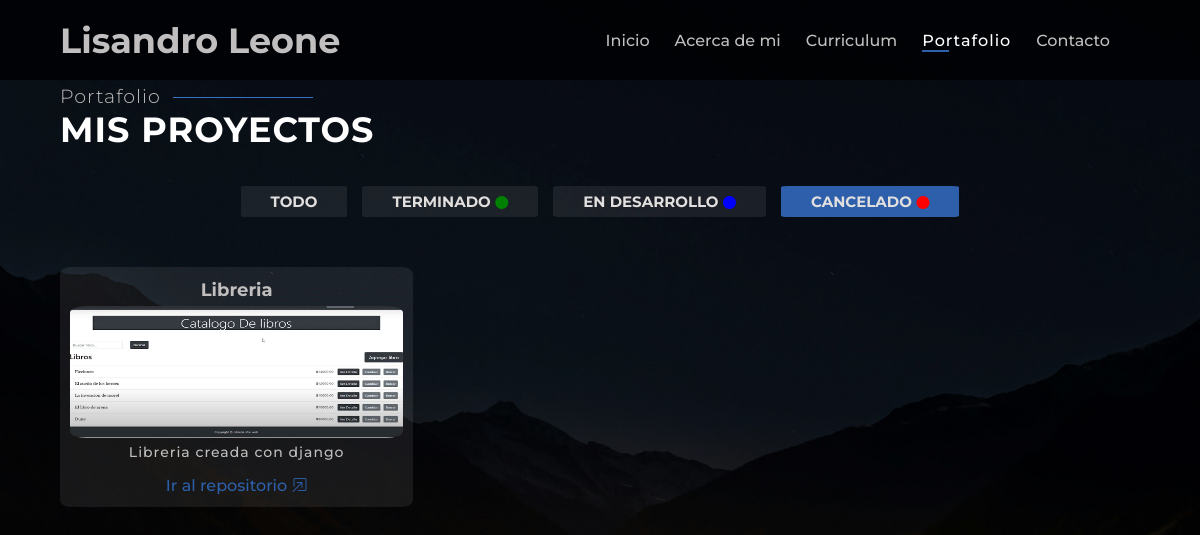
The app's page /portfolio/?estado=cancelado with its own data.
### portfolio/models.py (models this page shows, shortened)
class Proyectos(models.Model):
    ESTADO_CHOICES = [
        ('en_desarrollo', 'En Desarrollo'),
        ('terminado', 'Terminado'),
        ('pausado', 'Pausado'),
        ('cancelado', 'Cancelado'),
    ]
    nombre = models.CharField(max_length=200)
    descripcion = models.TextField()
    fecha_inicio = models.DateField()
    fecha_finalizacion = models.DateField(null=True, blank=True)
    imagen = models.ImageField(null=True,blank=True,upload_to='imgs')
    estado = models.CharField(max_length=20, choices=ESTADO_CHOICES, default='en_desarrollo')
    url = models.URLField(max_length=200,null=True,blank=True)
    class Meta:
        verbose_name = 'Proyecto'
        verbose_name_plural = 'Proyectos'

### portfolio/views.py (the view)
# urls.py: path('', proyectos_lista, name='proyectos_lista'),
def proyectos_lista(request):
    estado = request.GET.get('estado', None)
    if estado and estado in dict(Proyectos.ESTADO_CHOICES).keys():
        proyectos = Proyectos.objects.filter(estado=estado)
    else:
        proyectos = Proyectos.objects.all()
    return render(request, 'proyectos_lista.html', {'proyectos': proyectos})

### portfolio/templates/proyectos_lista.html
{% extends 'lisandro/base.html' %}
{% load static %}
{% block content %}
<section>
    <div class="titulos">
        <h2 class="titulo-secundario titulo-portfolio">Portafolio</h2>
        <h1 class="titulo-principal">Mis proyectos</h1>
    </div>
    <div class="filtros-container">
        <ul class="filtros-list">
            <li class="{% if not request.GET.estado %} active {% endif %}">
                <a class="filtros-option" href="{% url 'portfolio:proyectos_lista' %}">Todo</a>
            </li>
            <li class="{% if request.GET.estado == 'terminado' %} active {% endif %}">
                <a class="filtros-option" href="{% url 'portfolio:proyectos_lista' %}?estado=terminado">Terminado</a>
                <i class="bi bi-circle-fill" style="color: green; font-size: small;"></i>
            </li>
            <li class="{% if request.GET.estado == 'en_desarrollo' %} active {% endif %}">
                <a class="filtros-option" href="{% url 'portfolio:proyectos_lista' %}?estado=en_desarrollo">En desarrollo</a>
                <i class="bi bi-circle-fill" style="color: blue; font-size: small;"></i>
            </li>
            <li class="{% if request.GET.estado == 'cancelado' %} active {% endif %}">
                <a class="filtros-option" href="{% url 'portfolio:proyectos_lista' %}?estado=cancelado">Cancelado</a>
                <i class="bi bi-circle-fill" style="color: red; font-size: small;"></i>
            </li>
        </ul>
    </div>
    <div class="portafolio-container">
        {% for proyecto in proyectos %}
        <div class="portafolio-item">
            <div class="portafolio-wrap">
                <h4>{{ proyecto.nombre }}</h4>
                <img src="{{ proyecto.imagen.url }}" class="portafolio-img">
                <p class="parrafo">{{ proyecto.descripcion }}</p>
                <a href="{{proyecto.url}}">Ir al repositorio <i class="bi bi-box-arrow-in-up-right"></i></a>
            </div>
        </div>
        {% endfor %}
    </div>
</section>
{% endblock  %}

### lisandro/static/lisandro/css/styles.css (style rules this page uses)
body { box-sizing: border-box; background-color: transparent; margin: 0; background-image: url("../img/fondo3-d.jpg"); background-size: cover; background-position: center center; background-repeat: no-repeat; background-attachment: fixed; font-family: "Montserrat", sans-serif; font-weight: 700; font-style: normal; --color-principal: #fff; --color-secundario: #c0bebe; --color-terciario: #e2dfdf; --color-decoracion: rgb(45, 95, 170); --color-decoracion-2:rgb(54, 112, 201); --color-decoracion-3:rgb(32, 114, 236); }
* { box-sizing: border-box; }
body, header, nav, h1, div, ul, li, main, h1, h2, h3, h4, h5, h6, p, section { margin: 0; padding: 0; }
.titulo-principal { letter-spacing: 1px; font-size: 35px; text-transform: uppercase; margin-bottom: 10px; color: var(--color-principal); }
.titulo-secundario { display: inline-block; position: relative; margin-top: 5px; font-size: 19px; font-weight: 300; letter-spacing: 1px; transition-property: letter-spacing; transition-duration: 1s; color: var(--color-secundario); z-index: -1; }
.titulo-secundario::before { content: ''; position: absolute; width: 140px; height: 1px; background-color: var(--color-decoracion-2); top: 12px; left: 145px; transition: all 0.5s; }
section { width: 90vw; margin: auto; }
.titulo-portfolio::before { left: 113px; }
.filtros-container { width: 90dvw; margin-top: 35px; }
.filtros-list { display: flex; flex-direction: row; flex-wrap: wrap; justify-content: center; gap: 10px 15px; }
.filtros-list li { border-radius: 4%; list-style: none; padding: 6px 30px; background-color: rgba(255, 255, 255, 0.08); }
.filtros-list li.active { background-color: var(--color-decoracion); }
.filtros-list a { text-decoration: none; color: var(--color-terciario); text-transform: uppercase; font-size: 15px; }
.portafolio-container { margin-top: 50px; margin-bottom: 25px; display: grid; grid-template-columns: repeat(3, minmax(200px, 400px)); grid-template-rows: 240px; gap: 10px; }
.portafolio-item { background-color: rgba(255, 255, 255, 0.08); border-radius: 3%; }
.portafolio-wrap { display: flex; flex-direction: column; height: 100%; justify-content: center; transition: all .35s ease; text-align: center; gap: 5px; padding: 12px 10px; position: relative; color: var(--color-secundario); }
.portafolio-wrap::before, .portafolio-wrap::after { content: ''; height: 26px; width: 26px; position: absolute; transition: all .35s ease; opacity: 0; }
.portafolio-wrap::before { content: ''; right: 0; top: 0; border-top: 3px solid var(--color-principal); border-right: 3px solid var(--color-principal); transform: translate(-100%, 50%); }
.portafolio-wrap:after { content: ''; left: 0; bottom: 0; border-bottom: 3px solid var(--color-principal); border-left: 3px solid var(--color-principal); transform: translate(100%, -50%) }
.portafolio-img { overflow: hidden; border-radius: 5%; max-width: 100%; }
.portafolio-wrap p { font-size: 14px; font-weight: 500; letter-spacing: 1px; }
.portafolio-wrap a { text-decoration: none; font-weight: 500; font-size: 16px; color: var(--color-decoracion); transition: color 1s ease; margin-top: 10px; }
.portafolio-wrap h4 { font-size: 18px; }

### records on screen
Proyectos: nombre "Libreria", imagen (picture), descripcion "Libreria creada con django"
